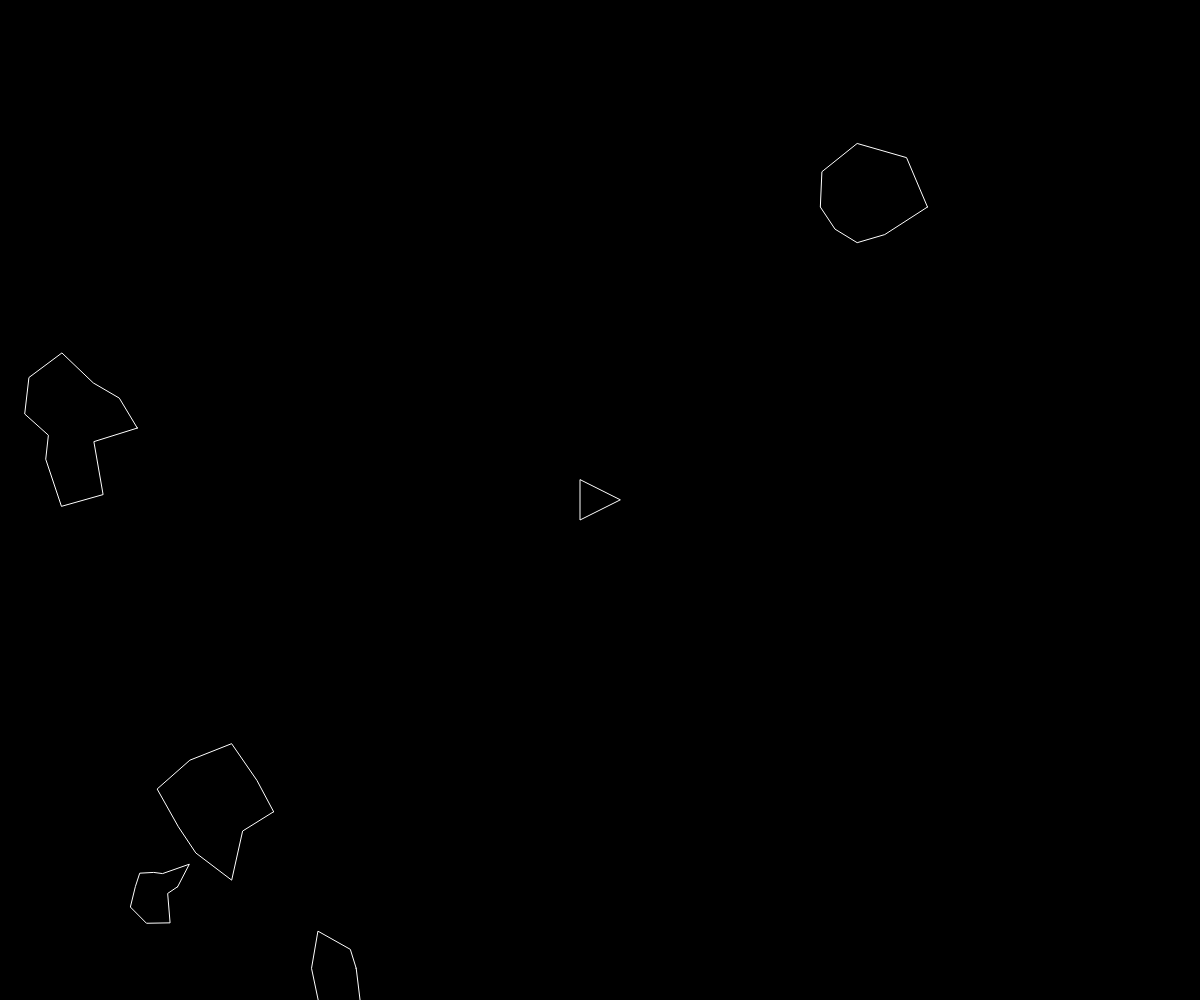
Frame 1 (no input)
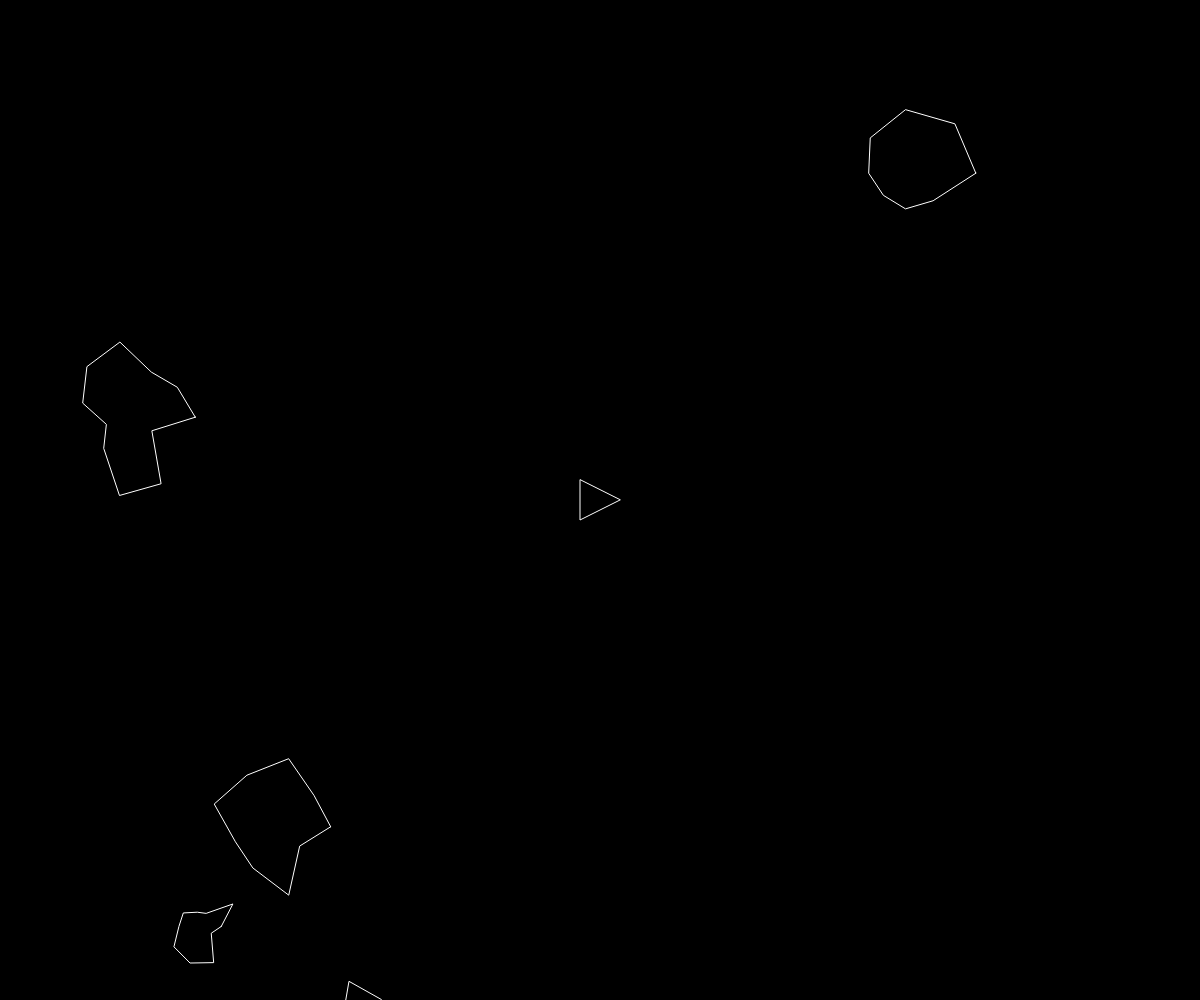
Frame 60 (no input)
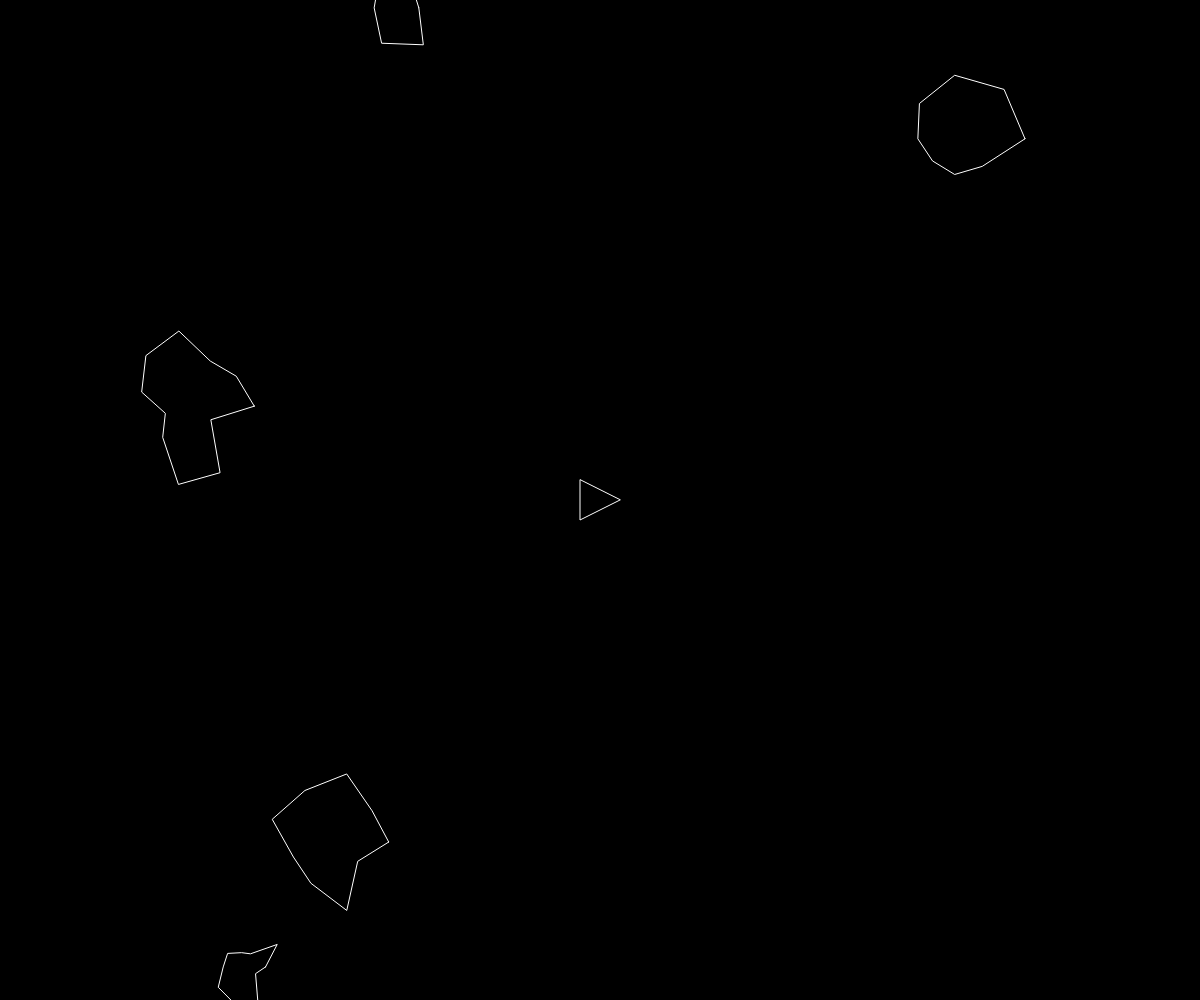
Frame 120 (the mouse pressed at the canvas centre since frame 60)

The p5.js sketch that drew these frames (run headless with seeded random() and noise() and a simulated clock; from frame 60 on, the mouse is pressed at the canvas centre):

// p5.js sketch
// ── sketch.js
var ship;
var asteroids = [];
var lasers = [];

function setup() {
    createCanvas(windowWidth, windowHeight);
    ship = new Ship();
    for (let i = 0; i < 5; i++) {
        asteroids.push(new Asteroid());
    }
}

function draw() {
    background(0);

    for (let i = 0; i < asteroids.length; i++) {
        asteroids[i].render();
        asteroids[i].update();
        asteroids[i].edges();
    }

    for (let i = lasers.length-1; i >= 0; i--) {
        lasers[i].render();
        lasers[i].update();
        for (let j = asteroids.length-1; j >= 0; j--) {
            if (lasers[i].hits(asteroids[j])) {
                // if the Asteroid radius is greater than 20 we will make two more and run breakup if not it will go away with splice
                if (asteroids[j].r > 20) {
                    let newAsteroids = asteroids[j].breakup();
                    asteroids = asteroids.concat(newAsteroids);
                }
                asteroids.splice(j, 1);
                lasers.splice(i, 1);
                // if there are less than 3 asteroids left add 5 more large ones to the screen
                if (asteroids.length < 3) {
                    for (let i = 0; i < 5; i++) {
                        asteroids.push(new Asteroid());
                    }
                }
                break;
            }
            
        }
    }

    ship.render();
    ship.turn();
    ship.update();
    ship.edges();  
}

function keyReleased() {
    ship.setRotation(0);
    ship.boosting(false);
}

function keyPressed() {
    if (key == ' ') {
        lasers.push(new Laser(ship.pos, ship.heading));
    } else if (keyCode == RIGHT_ARROW) {
        ship.setRotation(0.1);
    } else if (keyCode == LEFT_ARROW) {
        ship.setRotation(-0.1);
    } else if (keyCode == UP_ARROW) {
        ship.boosting(true);
    }
}
// ── asteroid.js
function Asteroid(pos, r) {
    if (pos) {
        this.pos = pos.copy();
    } else {
        this.pos = createVector(random(width), random(height));
    }
    // make the asteroid smaller once its hit
    if (r) {
        this.r = r * 0.5;
    } else {
        this.r = random(15,50);
    }

    this.total = floor(random(5,14));
    this.vel = p5.Vector.random2D();
    this.offset = [];
    //make offset to use to make random asteroid shapes
    for (var i = 0; i < this.total; i++) {
        this.offset[i] = random(-this.r * 0.5, this.r);
    }

    this.update = function() {
        this.pos.add(this.vel);
    }

    this.render = function() {
        push();
        stroke(255);
        noFill();
        translate(this.pos.x, this.pos.y);
        // ellipse(0, 0, this.r * 2);
        // this create the jagged asteroid shape
        beginShape();
        for (let i = 0; i < this.total; i++) {
            let angle = map(i, 0, this.total, 0, TWO_PI); // polar cartisian angle formula
            let r = this.r + this.offset[i];
            let x = r * cos(angle);
            let y = r * sin(angle);
            vertex(x, y);
        }
        endShape(CLOSE);
        pop();
    }

    this.breakup = function() {
        let newA = [];
        newA[0] = new Asteroid(this.pos, this.r);
        newA[1] = new Asteroid(this.pos, this.r);
        return newA;
    }

    this.edges = function() {
        if (this.pos.x > width + this.r) {
            this.pos.x = -this.r;
        } else if (this.pos.x < -this.r) {
            this.pos.x = width + this.r;
        }
        if (this.pos.y > height + this.r) {
            this.pos.y = -this.r;
        } else if (this.pos.y < -this.r) {
            this.pos.y = height + this.r;
        }
    }
}
// ── laser.js
function Laser(spos, angle) {
    this.pos = createVector(spos.x, spos.y);
    this.vel = p5.Vector.fromAngle(angle);
    this.vel.mult(20);
    this.isShooting = false;

    this.update = function() {
        this.pos.add(this.vel);
    }

    this.render = function() {
        push();
        stroke(255);
        strokeWeight(4);
        point(this.pos.x, this.pos.y);
        pop();
    }

    this.hits = function(asteroid) {
        // collosion detecting formula shit
        let d = dist(this.pos.x, this.pos.y, asteroid.pos.x, asteroid.pos.y);
        if (d < asteroid.r * 1.5) {
            return true;
        } else {
            return false;
        }
    }
}
// ── ship.js
function Ship() {
    this.pos = createVector(width/2, height/2);
    this.r = 20;
    this.heading = 0;
    this.rotation = 0;
    this.vel = createVector(0,0);
    this.isBoosting = false;

    this.boosting = function(b) {
        this.isBoosting = b;
    }

    this.update = function() {
        if (this.isBoosting) {
            this.boost();
        }
        this.pos.add(this.vel);
        this.vel.mult(0.99); // adding friction so it will slow down 
    }

    this.boost = function() {
        let force = p5.Vector.fromAngle(this.heading);
        force.mult(0.1);
        this.vel.add(force);
    }

    this.render = function () {
        push();
        translate(this.pos.x, this.pos.y);
        rotate(this.heading + PI / 2); //lazy bitch
        fill(0);
        stroke(255);
        triangle(-this.r, this.r, this.r, this.r, 0 , -this.r);
        pop();
    }

    this.edges = function() {
        if (this.pos.x > width + this.r) {
            this.pos.x = -this.r;
        } else if (this.pos.x < -this.r) {
            this.pos.x = width + this.r;
        }
        if (this.pos.y > height + this.r) {
            this.pos.y = -this.r;
        } else if (this.pos.y < -this.r) {
            this.pos.y = height + this.r;
        }
    }

    this.setRotation = function(a) {
        this.rotation = a;
    }

    this.turn = function(angle) {
        this.heading += this.rotation;
    }
}
